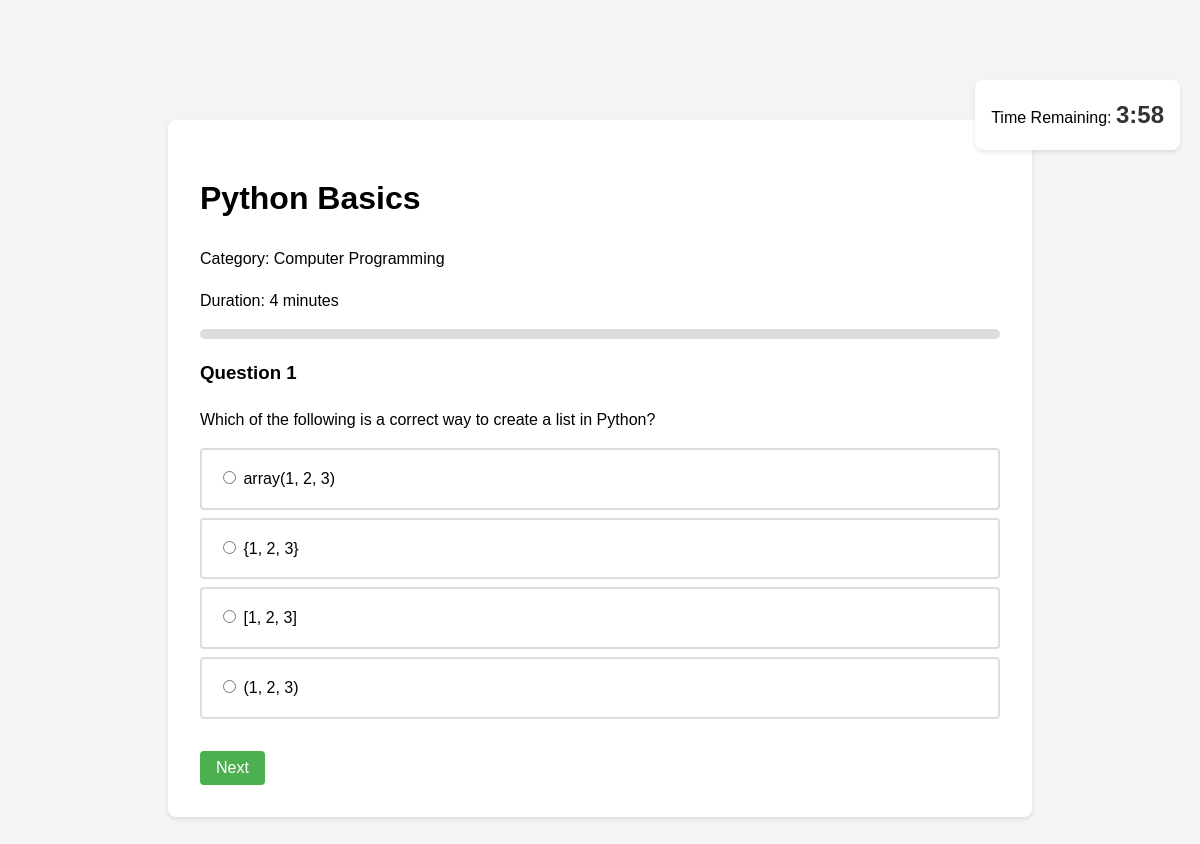
/view/take_quiz.php?id=7 (signed in), run on the app's committed database.
### tables this page shows
CREATE TABLE `quizzes` (
  `id` int(11) NOT NULL,
  `category_id` int(11) NOT NULL,
  `name` varchar(100) NOT NULL,
  `description` text DEFAULT NULL,
  `created_at` timestamp NOT NULL DEFAULT current_timestamp(),
  `updated_at` timestamp NOT NULL DEFAULT current_timestamp() ON UPDATE current_timestamp(),
  `duration_minutes` int(11) NOT NULL DEFAULT 3 COMMENT 'Duration of the quiz in minutes',
  `is_active` tinyint(1) DEFAULT 1
);

CREATE TABLE `categories` (
  `id` int(11) NOT NULL,
  `name` varchar(100) NOT NULL,
  `description` text DEFAULT NULL,
  `created_at` timestamp NOT NULL DEFAULT current_timestamp(),
  `updated_at` timestamp NOT NULL DEFAULT current_timestamp() ON UPDATE current_timestamp()
);

CREATE TABLE `questions` (
  `id` int(11) NOT NULL,
  `quiz_id` int(11) NOT NULL,
  `question_text` text NOT NULL,
  `options` longtext NOT NULL CHECK (json_valid(`options`)),
  `correct_option` int(11) NOT NULL,
  `created_at` timestamp NOT NULL DEFAULT current_timestamp(),
  `updated_at` timestamp NOT NULL DEFAULT current_timestamp() ON UPDATE current_timestamp()
);

### view/take_quiz.php (the view, shortened to what this page needs)
<?php
include "../db/config.php";
$quiz_id = $_GET['id'];
$quiz_query = "SELECT q.*, c.name as category_name
               FROM quizzes q
               JOIN categories c ON q.category_id = c.id
               WHERE q.id = ?";
$stmt = $conn->prepare($quiz_query);
$stmt->bind_param("i", $quiz_id);
$stmt->execute();
$quiz_result = $stmt->get_result();
$quiz = $quiz_result->fetch_assoc();
    ?>
    <?php
$questions_query = "SELECT * FROM questions WHERE quiz_id = ?";
$stmt = $conn->prepare($questions_query);
$stmt->bind_param("i", $quiz_id);
$stmt->execute();
$questions_result = $stmt->get_result();
$questions = [];
while($question = $questions_result->fetch_assoc()) {
    $questions[] = $question;
}
?>
<!DOCTYPE html>
<html>
<head>
</head>
<body>
<div class="timer-container">
    Time Remaining: <span class="timer" id="timer"></span>
</div>
<div class="quiz-container">
    <h1><?php echo htmlspecialchars($quiz['name']); ?></h1>
    <p>Category: <?php echo htmlspecialchars($quiz['category_name']); ?></p>
    <p>Duration: <?php echo htmlspecialchars($quiz['duration_minutes']); ?> minutes</p>
    <div class="progress-bar">
    </div>
    <form id="quizForm">
        <?php foreach($questions as $index => $question): ?>
            <div class="question <?php echo $index === 0 ? 'active' : ''; ?>" data-question="<?php echo $index; ?>">
                <h3>Question <?php echo $index + 1; ?></h3>
                <p><?php echo htmlspecialchars($question['question_text']); ?></p>
                <div class="options">
                    <?php
                    $options = json_decode($question['options'], true);
                    foreach($options as $optionIndex => $option):
                        ?>
                        <label class="option">
                            <input type="radio" name="question_<?php echo $question['id']; ?>" value="<?php echo $optionIndex; ?>">
                            <?php echo htmlspecialchars($option); ?>
                        </label>
                    <?php endforeach; ?>
                </div>
            </div>
        <?php endforeach; ?>
        <div class="navigation">
            <button type="button" id="nextBtn" class="nav-btn">Next</button>
        </div>
    </form>
</div>
</body>
</html>

### view/take_quiz.php (style rules this page uses)
body { font-family: Arial, sans-serif; line-height: 1.6; background-color: #f4f4f4; margin: 0; padding: 0; }
.quiz-container { max-width: 800px; margin: 15vh auto 2rem; padding: 2rem; background: white; border-radius: 8px; box-shadow: 0 2px 4px rgba(0,0,0,0.1); }
.question { display: none; margin-bottom: 2rem; }
.question.active { display: block; }
.options { margin: 1rem 0; }
.option { display: block; padding: 1rem; margin: 0.5rem 0; border: 2px solid #ddd; border-radius: 4px; cursor: pointer; transition: all 0.3s; }
.navigation { display: flex; justify-content: space-between; margin-top: 2rem; }
.nav-btn { padding: 0.5rem 1rem; border: none; border-radius: 4px; cursor: pointer; font-size: 1rem; transition: background-color 0.3s; }
#nextBtn { background-color: #4CAF50; color: white; }
.progress-bar { width: 100%; height: 10px; background-color: #ddd; margin: 1rem 0; border-radius: 5px; overflow: hidden; }
.timer-container { position: fixed; top: 80px; right: 20px; background: white; padding: 1rem; border-radius: 8px; box-shadow: 0 2px 4px rgba(0,0,0,0.1); z-index: 100; }
.timer { font-size: 1.5rem; font-weight: bold; color: #333; }

### data on the page
quizzes: name "Python Basics", category.name "Computer Programming", duration_minutes "4"
questions: question_text "Which of the following is a correct way to create a list in Python?", options "array(1, 2, 3)", options "{1, 2, 3}", options "[1, 2, 3]", options "(1, 2, 3)"
